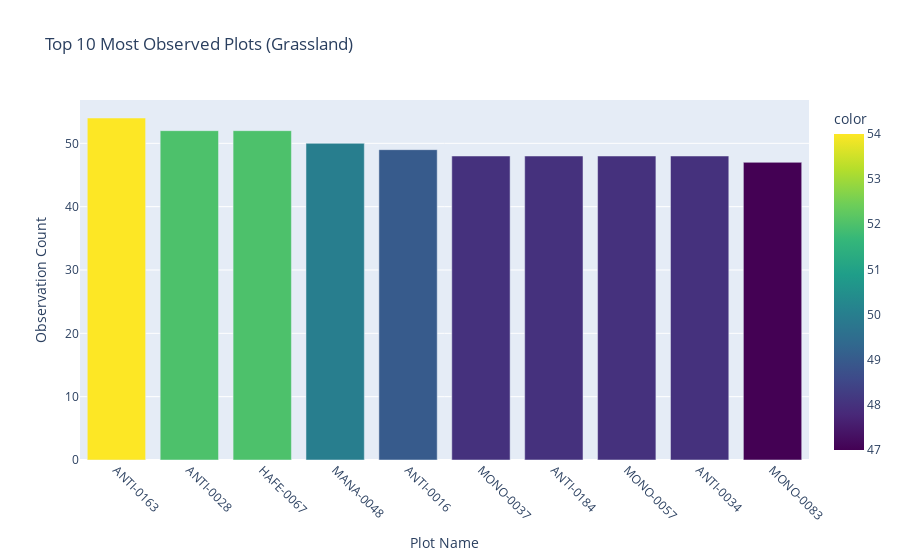

Notebook source saved alongside this figure:
### Code cell
# Grassland plot

import plotly.express as px

# Create the bar chart for Grassland using Plotly
fig = px.bar(
    x=grassland_top_plots.index,
    y=grassland_top_plots.values,
    labels={'x': 'Plot Name', 'y': 'Observation Count'},
    title="Top 10 Most Observed Plots (Grassland)",
    color=grassland_top_plots.values,
    color_continuous_scale="viridis"
)

fig.update_layout(
    xaxis_tickangle=45,  # Rotate x-axis labels
)

fig.show()

### Figure 1 — Plotly figure (JSON) as saved in the notebook; plotly's stock layout.template omitted (floating-point values rounded to 4 significant figures)
{"data": [{"alignmentgroup": "True", "hovertemplate": "Plot Name=%{x}<br>Observation Count=%{y}<br>color=%{marker.color}<extra></extra>", "legendgroup": "", "marker": {"color": [54, 52, 52, 50, 49, 48, 48, 48, 48, 47], "coloraxis": "coloraxis", "pattern": {"shape": ""}}, "name": "", "offsetgroup": "", "orientation": "v", "showlegend": false, "textposition": "auto", "type": "bar", "x": ["ANTI-0163", "ANTI-0028", "HAFE-0067", "MANA-0048", "ANTI-0016", "MONO-0037", "ANTI-0184", "MONO-0057", "ANTI-0034", "MONO-0083"], "xaxis": "x", "y": [54, 52, 52, 50, 49, 48, 48, 48, 48, 47], "yaxis": "y"}], "layout": {"barmode": "relative", "coloraxis": {"colorbar": {"title": {"text": "color"}}, "colorscale": [[0, "#440154"], [0.1111, "#482878"], [0.2222, "#3e4989"], [0.3333, "#31688e"], [0.4444, "#26828e"], [0.5556, "#1f9e89"], [0.6667, "#35b779"], [0.7778, "#6ece58"], [0.8889, "#b5de2b"], [1, "#fde725"]]}, "legend": {"tracegroupgap": 0}, "title": {"text": "Top 10 Most Observed Plots (Grassland)"}, "xaxis": {"anchor": "y", "domain": [0, 1], "tickangle": 45, "title": {"text": "Plot Name"}}, "yaxis": {"anchor": "x", "domain": [0, 1], "title": {"text": "Observation Count"}}}}
